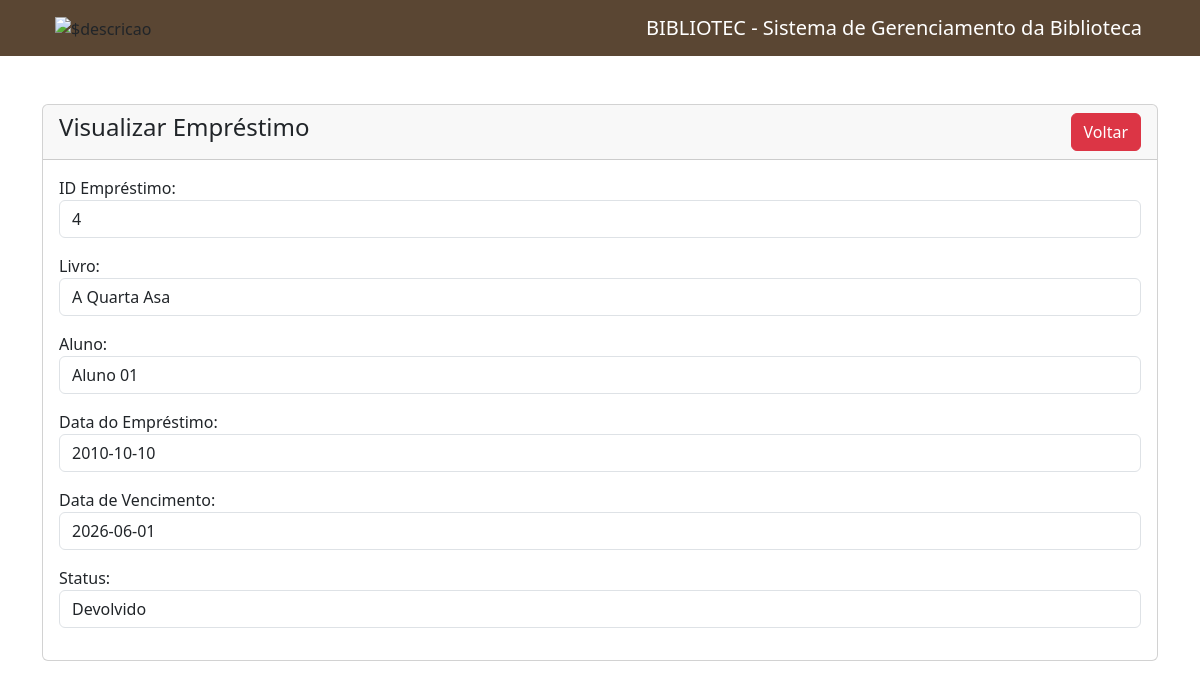
The app's page /visualizar-emprestimo.php?id=4 with its own data.
### tables this page shows
CREATE TABLE `emprestimos` (
  `id_emprestimos` int(10) NOT NULL,
  `id_aluno` int(11) NOT NULL,
  `id_livro` int(11) NOT NULL,
  `data_emprestimo` date NOT NULL,
  `data_vencimento` date NOT NULL,
  `status` varchar(100) NOT NULL
);

CREATE TABLE `livros` (
  `id_livro` int(11) NOT NULL,
  `titulo` varchar(100) NOT NULL,
  `autor` varchar(100) NOT NULL,
  `genero` varchar(50) NOT NULL,
  `quantidade` int(255) NOT NULL
);

CREATE TABLE `alunos` (
  `id` int(11) NOT NULL,
  `periodo` varchar(20) NOT NULL,
  `nome` varchar(100) NOT NULL,
  `rm` int(10) NOT NULL,
  `turma` varchar(100) NOT NULL,
  `tel` int(20) NOT NULL,
  `email` varchar(100) NOT NULL,
  `cep` int(8) NOT NULL,
  `logra` varchar(100) NOT NULL,
  `numero` varchar(10) NOT NULL,
  `bairro` varchar(60) NOT NULL,
  `cidade` varchar(50) NOT NULL,
  `uf` varchar(25) NOT NULL
);

### visualizar-emprestimo.php (the view, shortened to what this page needs)
<?php
require 'conexao.php';
?>
<!doctype html>
<html lang="pt-br">
<head>
    <link href="https://cdn.jsdelivr.net/npm/bootstrap@5.3.8/dist/css/bootstrap.min.css" rel="stylesheet">
</head>
<body>
<?php include('navbar.php'); ?>
<div class="container mt-5">
    <div class="row">
        <div class="col-md-12">
            <div class="card">
                <div class="card-header">
                    <h4>
                        Visualizar Empréstimo
                        <a href="listaremprestimos.php" class="btn btn-danger float-end">
                            Voltar
                        </a>
                    </h4>
                </div>
                <div class="card-body">
                    <?php
                    if (isset($_GET['id'])) {
                        $id = mysqli_real_escape_string($conexao, $_GET['id']);
                        $sql = "SELECT
                                    e.id_emprestimos,
                                    a.nome AS nome_aluno,
                                    l.titulo AS titulo_livro,
                                    e.data_emprestimo,
                                    e.data_vencimento,
                                    e.status
                                FROM emprestimos e
                                INNER JOIN alunos a ON e.id_aluno = a.id
                                INNER JOIN livros l ON e.id_livro = l.id_livro
                                WHERE e.id_emprestimos = '$id'";
                        $query = mysqli_query($conexao, $sql);
                        if (mysqli_num_rows($query) > 0) {
                            $emprestimo = mysqli_fetch_array($query);
                    ?>
                    <div class="mb-3">
                        <label>ID Empréstimo:</label>
                        <p class="form-control">
                            <?= $emprestimo['id_emprestimos']; ?>
                        </p>
                    </div>
                    <div class="mb-3">
                        <label>Livro:</label>
                        <p class="form-control">
                            <?= $emprestimo['titulo_livro']; ?>
                        </p>
                    </div>
                    <div class="mb-3">
                        <label>Aluno:</label>
                        <p class="form-control">
                            <?= $emprestimo['nome_aluno']; ?>
                        </p>
                    </div>
                    <div class="mb-3">
                        <label>Data do Empréstimo:</label>
                        <p class="form-control">
                            <?= $emprestimo['data_emprestimo']; ?>
                        </p>
                    </div>
                    <div class="mb-3">
                        <label>Data de Vencimento:</label>
                        <p class="form-control">
                            <?= $emprestimo['data_vencimento']; ?>
                        </p>
                    </div>
                    <div class="mb-3">
                        <label>Status:</label>
                        <p class="form-control">
                            <?= $emprestimo['status']; ?>
                        </p>
                    </div>
                    <?php
                        } else {
                            echo '<h5>Empréstimo não encontrado</h5>';
                        }
                    } else {
                        echo '<h5>ID não informado</h5>';
                    }
                    ?>
                </div>
            </div>
        </div>
    </div>
</div>
</body>
</html>

### records on screen
emprestimos: id_emprestimos "4", id_livro.titulo "A Quarta Asa", id_aluno.nome "Aluno 01", data_emprestimo "2010-10-10", data_vencimento "2026-06-01", status "Devolvido"
